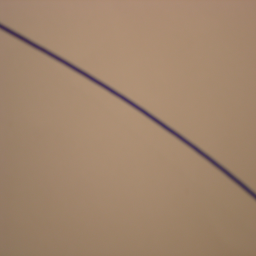
%> input picture Octave/Book/Codes/Chapter_3/3.3_RegressionConstraint/Line1.bmp, 256 x 256 px
$ octave ImageLine.m   (GNU Octave 9; MATLAB toolbox functions it lacks are replaced by stand-ins)
%> lines starting %> are read from the running program, lines starting %| are printed output that depends on the picture
### Octave/Book/Codes/Chapter_3/3.3_RegressionConstraint/RegressionConstraint.m

function [p,y_var,r] = RegressionConstraint(F,nn,weight)

% [p,y_var,r] = RegressionConstraint(F,nn)
% [p,y_var,r] = RegressionConstraint(F,nn,weight)
% regression with a constraint
%
% determine the parameters p_j  (j=1,2,...,m) such that the function
% f(x) = sum_(i=1,...,m) p_j*f_j(x) fits as good as possible to the
% given values y_i = f(x_i), subject to the constraint that the norm
% of the last nn components of p equals 1
%
% parameters
% F  n*m matrix with values of the basis functions at support points
%    in column j give the values of f_j at the points x_i  (i=1,2,...,n)
% nn number of components to use for constraint
% weight  n column vector of given weights
%
% return values
% p     m vector with the estimated values of the parameters
% y_var estimated variance of the error
% r     residual  sqrt(sum_i (y_i- f(x_i))^2))

if ((nargin < 2)||(nargin>=4))
  help RegressionConstraint
  error('wrong number of arguments in RegressionConstraint()');
end%if
[n,m] = size(F);
if (nargin==2)  % set uniform weights if not provided
  weight = ones(n,1);
end%if


[Q,R] = qr(diag(weight)*F,0);
R11 = R(1:m-nn,1:m-nn);
R12 = R(1:m-nn,m-nn+1:m);
R22 = R(m-nn+1:m,m-nn+1:m);
[u,l,v] = svd(R22);
p = [-R11\(R12*v(:,nn));v(:,nn)];

residual = F*p;                      % compute the residual vector
r = norm(diag(weight)*residual);     % and its norm
      % variance of the weighted y-errors
y_var = sum((residual.^2).*(weight.^4))/(n-m+nn);

### Octave/Book/Codes/Chapter_3/3.2_Regression/LinearRegression.m
## Copyright (C) 2007-2018 Andreas Stahel <Andreas.Stahel@bfh.ch>
##
## This program is free software; you can redistribute it and/or modify it under
## the terms of the GNU General Public License as published by the Free Software
## Foundation; either version 3 of the License, or (at your option) any later
## version.
##
## This program is distributed in the hope that it will be useful, but WITHOUT
## ANY WARRANTY; without even the implied warranty of MERCHANTABILITY or
## FITNESS FOR A PARTICULAR PURPOSE. See the GNU General Public License for more
## details.
##
## You should have received a copy of the GNU General Public License along with
## this program; if not, see <http://www.gnu.org/licenses/>.


## -*- texinfo -*-
## @deftypefn {Function File} {} LinearRegression (@var{F}, @var{y})
## @deftypefnx {Function File} {} LinearRegression (@var{F}, @var{y}, @var{w})
## @deftypefnx {Function File} {[@var{p}, @var{e_var}, @var{r}, @var{p_var}, @var{fit_var}] =} LinearRegression (@dots{})
##
##
## general linear regression
##
## determine the parameters p_j  (j=1,2,...,m) such that the function
## f(x) = sum_(j=1,...,m) p_j*f_j(x) is the best fit to the given values
## y_i by f(x_i) for i=1,...,n, i.e. minimize
## sum_(i=1,...,n)(y_i-sum_(j=1,...,m) p_j*f_j(x_i))^2 with respect to p_j
##
## parameters:
## @itemize
## @item @var{F} is an n*m matrix with the values of the basis functions at
## the support points. In column j give the values of f_j at the points
## x_i  (i=1,2,...,n)
## @item @var{y} is a column vector of length n with the given values
## @item @var{w} is a column vector of length n with the weights of
## the data points. 1/w_i is expected to be proportional to the
## estimated uncertainty in the y values. Then the weighted expression
## sum_(i=1,...,n)(w_i^2*(y_i-f(x_i))^2) is minimized.
## @end itemize
##
## return values:
## @itemize
## @item @var{p} is the vector of length m with the estimated values
## of the parameters
## @item @var{e_var} is the vector of estimated variances of the
## provided y values. If weights are provided, then the product
## e_var_i * w^2_i is assumed to be constant.
## @item @var{r} is the weighted norm of the residual
## @item @var{p_var} is the vector of estimated variances of the parameters p_j
## @item @var{fit_var} is the vector of the estimated variances of the
## fitted function values f(x_i)
## @end itemize
##
## To estimate the variance of the difference between future y values
## and fitted y values use the sum of @var{e_var} and @var{fit_var}
##
## Caution:
## do NOT request @var{fit_var} for large data sets, as a n by n matrix is
## generated
##
## @c Will be cut out in optims info file and replaced with the same
## @c refernces explicitely there, since references to core Octave
## @c functions are not automatically transformed from here to there.
## @c BEGIN_CUT_TEXINFO
## @seealso{ols,gls,regress,leasqr,nonlin_curvefit,polyfit,wpolyfit,expfit}
## @c END_CUT_TEXINFO
##  @end deftypefn

function [p, e_var, r, p_var, fit_var] = LinearRegression (F, y, weight)

  if (nargin < 2 || nargin >= 4)
    print_usage ();
  endif

  [rF, cF] = size (F);
  [ry, cy] = size (y);

  if (rF != ry || cy > 1)
    error ('LinearRegression: incorrect matrix dimensions');
  endif

  if (nargin == 2)  # set uniform weights if not provided
    weight = ones (size (y));
  else
    weight = weight(:);
  endif

  wF = diag (weight) * F;  # this is efficent with the diagonal matrix

  [Q, R] = qr (wF, 0);       # estimate the values of the parameters
  p = R \ (Q' * (weight .* y));

  ## Compute the residual vector and its weighted norm
  residual = F * p - y;
  r = norm (weight .* residual);

  weight2 = weight.^2;
  ## If the variance of data y is sigma^2 / weight.^2, var is an
  ## unbiased estimator of sigma^2
  var = residual.^2' * weight2 / (rF - cF);
  ## Estimated variance of data y
  e_var = var ./ weight2;

  ## Compute variance of parameters, only if requested
  if (nargout > 3)

    M = R \ (Q' * diag (weight));

    ## compute variance of the fitted values, only if requested
    if (nargout > 4)
      ## WARNING the nonsparse matrix M2 is of size rF by rF,
      ## where rF = number of data points
      M2 = (F * M).^2;
      fit_var =  M2 * e_var;  # variance of the function values
    endif

    p_var = M.^2 * e_var;  # variance of the parameters

  endif

endfunction

%!demo
%! n = 50;
%! x = sort (rand (n,1) * 5 - 1);
%! y = 1 + 0.05 * x + 0.1 * randn (size (x));
%! F = [ones(n, 1), x(:)];
%! [p, e_var, r, p_var, fit_var] = LinearRegression (F, y);
%! yFit = F * p;
%! figure ()
%! plot(x, y, '+b', x, yFit, '-g',...
%!      x, yFit + 1.96 * sqrt (e_var), '--r',...
%!      x, yFit + 1.96 * sqrt (fit_var), '--k',...
%!      x, yFit - 1.96 * sqrt (e_var), '--r',...
%!      x, yFit - 1.96 * sqrt (fit_var), '--k')
%! title ('straight line fit by linear regression')
%! legend ('data','fit','+/-95% y values','+/- 95% fitted values','location','northwest')
%! grid on

%!demo
%! n = 100;
%! x = sort (rand (n, 1) * 5 - 1);
%! y = 1 + 0.5 * sin (x) + 0.1 * randn (size (x));
%! F = [ones(n, 1), sin(x(:))];
%! [p, e_var, r, p_var, fit_var] = LinearRegression (F, y);
%! yFit = F * p;
%! figure ()
%! plot (x, y, '+b', x, yFit, '-g', x, yFit + 1.96 * sqrt (fit_var),
%!       '--r', x, yFit - 1.96 * sqrt (fit_var), '--r')
%! title ('y = p1 + p2 * sin (x) by linear regression')
%! legend ('data', 'fit', '+/-95% fitted values')
%! grid on

%!demo
%! n = 50;
%! x = sort (rand (n, 1) * 5 - 1);
%! y = 1 + 0.5 * x;
%! dy = 1 ./ y;  # constant relative error is assumed
%! y = y + 0.1 * randn (size (x)) .* y;  # straight line with relative size noise
%! F = [ones(n, 1), x(:)];
%! [p, e_var, r, p_var, fit_var] = LinearRegression (F, y, dy); # weighted regression
%! fitted_parameters_and_StdErr = [p, sqrt(p_var)]
%! yFit = F * p;
%! figure ()
%! plot(x, y, '+b', x, yFit, '-g',...
%!      x, yFit + 1.96 * sqrt (e_var), '--r',...
%!      x, yFit + 1.96 * sqrt (fit_var), '--k',...
%!      x, yFit - 1.96 * sqrt (e_var), '--r',...
%!      x, yFit - 1.96 * sqrt (fit_var), '--k')
%! title ('straight line by weighted linear regression')
%! legend ('data','fit','+/-95% y values','+/- 95% fitted values','location','northwest')
%! grid on

### Octave/Book/Codes/Chapter_3/3.3_RegressionConstraint/ImageLine.m
filename = "Line1.bmp";
aa = imread(filename,'bmp');
%> aa is the input picture: size 256x256x3 uint8; mean R, G, B 160.4, 132.8, 108.5
aa = rgb2gray(aa);
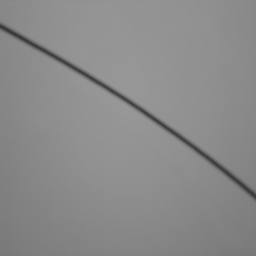
%> aa: size 256x256 uint8; min 53, max 152, mean 138.3
colormap(gray);
figure(1); imagesc(aa);

a = 255-aa(:);   a = a-min(min(a));

pos = find(a>(0.4*max(a))); % select the points to be considered
%> pos = 1608 values from 24 to 65481
a = double(a(pos));
%> a = 1608 values, max 99 at index 140, min 41 at index 22, mean 69.81
numberOfPoints = length(a)    % number of points to be considered
%> numberOfPoints = 1608

[xx,yy] = meshgrid(1:256,1:256);
x = xx(:); x = x(pos);  y = yy(:); y = y(pos);
%> after `x = x(pos)`: x = 1608 values from 1 to 256
%> after `y = y(pos)`: y = 1608 values, max 201 at index 1608, min 24 at index 1, mean 109.7
figure(2); plot3(x,y,a)
%> after `plot3(x,y,a)`:
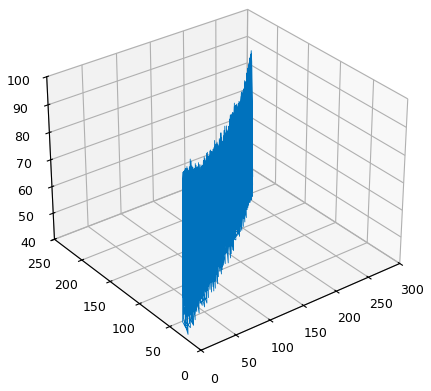
%> figure redrawn from the program's plot data

p = RegressionConstraint([ones(size(x)) x y],2,a)
%> in RegressionConstraint, `[Q,R] = qr(diag(weight)*F,0);`: Q = 1608 rows, first 12: [-0.0181 -0.0302 -0.0144; -0.0254 -0.0424 -0.0274; -0.032 -0.0534 -0.0436; -0.034 -0.0569 -0.0561; -0.0295 -0.0493 -0.057; -0.0222 -0.0371 -0.0493; -0.0156 -0.0261 -0.0391; -0.0149 -0.0248 -0.00909; -0.0212 -0.0351 -0.0189; -0.0288 -0.0478 -0.0339; -0.034 -0.0565 -0.0497; -0.033 -0.0547 -0.0575]; R = [-2878.4 -383425.1 -313515.2; 0 227779.9 151146.1; 0 0 -10145.1]
%> in RegressionConstraint, `R11 = R(1:m-nn,1:m-nn);`: R11 = -2878.4
%> in RegressionConstraint, `R12 = R(1:m-nn,m-nn+1:m);`: R12 = [-383425.1 -313515.2]
%> in RegressionConstraint, `R22 = R(m-nn+1:m,m-nn+1:m);`: R22 = [227779.9 151146.1; 0 -10145.1]
%> in RegressionConstraint, `[u,l,v] = svd(R22);`: u = [1 0.0205; -0.0205 1]; l = [273423.3 0; 0 8451.6]; v = [0.833 0.553; 0.553 -0.833]
%> in RegressionConstraint, `p = [-R11\(R12*v(:,nn));v(:,nn)];`: p = [17; 0.553; -0.833]
%> in RegressionConstraint, `residual = F*p;`: residual = 1608 values, max 5.65 at index 772, min -8.73 at index 1608, mean 0.0854
%> in RegressionConstraint, `r = norm(diag(weight)*residual);`: r = 8451.6
%> in RegressionConstraint, `y_var = sum((residual.^2).*(weight.^4))/(n-m+nn);`: y_var = 261587361

beta = pi/2 - atan2(p(3),p(2));
%> beta = 2.56
rotation = [cos(beta) -sin(beta);sin(beta) cos(beta)];
%> rotation = [-0.833 -0.553; 0.553 -0.833]
newcoord = rotation*[x';y'];
%> newcoord = 1608 columns, first 8: [-14.12 -14.67 -15.22 -15.78 -16.33 -16.88 -17.44 -14.95; -19.44 -20.27 -21.1 -21.93 -22.77 -23.6 -24.43 -18.88]
xn = newcoord(1,:)';  yn = newcoord(2,:)';
%> after `xn = newcoord(1,:)'`: xn = 1608 values, max -14.12 at index 1, min -324.5 at index 1608, mean -172.7
%> after `yn = newcoord(2,:)'`: yn = 1608 values, max -11.35 at index 772, min -25.73 at index 1608, mean -16.91
[p2,d_var,r,p2_var] = LinearRegression([ones(size(x)) xn],yn,a);
%> in LinearRegression, `[ry, cy] = size (y);`: ry = 1608; cy = 1
%> in LinearRegression, `weight = weight(:);`: weight has the same summary as a outside LinearRegression
%> in LinearRegression, `wF = diag (weight) * F;  # this is efficent with the diagonal matrix`: wF = 1608 rows, first 12: [52 -734; 73 -1070.8; 92 -1400.4; 98 -1546; 85 -1388; 64 -1080.5; 45 -784.6; 43 -642.8; 61 -945.6; 83 -1332.6; 98 -1627.6; 95 -1630.4]
%> in LinearRegression, `[Q, R] = qr (wF, 0);       # estimate the values of the parameters`: Q = 1608 rows, first 12: [-0.0181 -0.0299; -0.0254 -0.0418; -0.032 -0.0525; -0.034 -0.0557; -0.0295 -0.0482; -0.0222 -0.0361; -0.0156 -0.0253; -0.0149 -0.0246; -0.0212 -0.0347; -0.0288 -0.0471; -0.034 -0.0554; -0.033 -0.0535]; R = [-2878.4 492862.2; 0 -273423.3]
%> in LinearRegression, `p = R \ (Q' * (weight .* y));`: p = [-17; -1.1e-15]
%> in LinearRegression, `residual = F * p - y;`: residual = 1608 values, max 8.73 at index 1608, min -5.65 at index 772, mean -0.0854
%> in LinearRegression, `weight2 = weight.^2;`: weight2 = 1608 values, max 9801 at index 140, min 1681 at index 22, mean 5152.3
%> in LinearRegression, `var = residual.^2' * weight2 / (rF - cF);`: var = 44476.3
%> in LinearRegression, `e_var = var ./ weight2;`: e_var = 1608 values, max 26.46 at index 22, min 4.54 at index 140, mean 11.11
%> in LinearRegression, `M = R \ (Q' * diag (weight));`: M = 1608 columns, first 8: [0.0013 0.00255 0.00405 0.00458 0.00344 0.00194 0.000958 0.000885; 5.68e-06 1.12e-05 1.77e-05 2e-05 1.5e-05 8.46e-06 4.17e-06 3.87e-06]
%> in LinearRegression, `p_var = M.^2 * e_var;  # variance of the parameters`: p_var = [0.0228; 5.95e-07]
parameters = p2'
%> parameters = [-17 -1.1e-15]
paramaterVariance = sqrt(p2_var')
%> paramaterVariance = [0.151 0.000771]

$ run again, with Octave/Book/Codes/Chapter_3/3.3_RegressionConstraint/Line2.bmp copied over Octave/Book/Codes/Chapter_3/3.3_RegressionConstraint/Line1.bmp
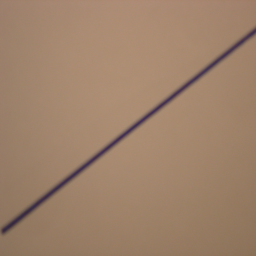
%> input picture Octave/Book/Codes/Chapter_3/3.3_RegressionConstraint/Line2.bmp, 256 x 256 px
%> aa is the input picture: size 256x256x3 uint8; mean R, G, B 158.6, 129.8, 106.2
%> `aa = rgb2gray(aa);`:
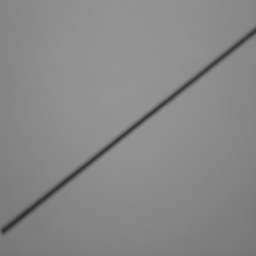
%> aa: size 256x256 uint8; min 47, max 150, mean 135.7
%> pos = 1930 values from 229 to 65315
%> a = 1930 values, max 103 at index 41, min 42 at index 34, mean 71.38
%> numberOfPoints = 1930
%> x = 1930 values from 1 to 256
%> y = 1930 values, max 236 at index 34, min 28 at index 1923, mean 139.5
%> `plot3(x,y,a)`:
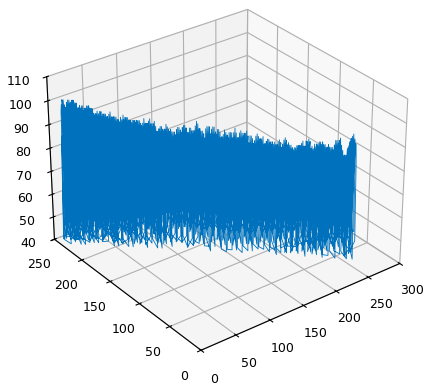
%> figure redrawn from the program's plot data
%> in RegressionConstraint, `[Q,R] = qr(diag(weight)*F,0);`: Q = 1930 rows, first 12: [-0.0136 -0.0204 -0.0354; -0.0149 -0.0223 -0.0304; -0.0155 -0.0232 -0.0231; -0.0158 -0.0237 -0.0148; -0.0146 -0.0218 -0.00556; -0.0133 -0.0199 0.00229; -0.0146 -0.0216 -0.0395; -0.017 -0.0253 -0.0368; -0.0198 -0.0294 -0.0318; -0.0211 -0.0313 -0.0221; -0.0204 -0.0304 -0.0101; -0.0189 -0.0281 0.00109]; R = [-3227.9 -376444.2 -458099.4; 0 249244.7 -197822.6; 0 0 5828.7]
%> R11 = -3227.9
%> R12 = [-376444.2 -458099.4]
%> R22 = [249244.7 -197822.6; 0 5828.7]
%> u = [1 0.0114; -0.0114 1]; l = [318229.2 0; 0 4565.2]; v = [0.783 0.622; -0.622 0.783]
%> in RegressionConstraint, `p = [-R11\(R12*v(:,nn));v(:,nn)];`: p = [-183.7; 0.622; 0.783]
%> in RegressionConstraint, `residual = F*p;`: residual = 1930 values, max 4.39 at index 145, min -4.34 at index 35, mean -0.00825
%> r = 4565.2
%> y_var = 44244732
%> beta = 0.671
%> rotation = [0.783 -0.622; 0.622 0.783]
%> newcoord = 1930 columns, first 8: [-141.6 -142.2 -142.9 -143.5 -144.1 -144.7 -140.2 -140.8; 180 180.8 181.5 182.3 183.1 183.9 179.8 180.6]
%> xn = 1930 values, max 183.1 at index 1923, min -144.7 at index 6, mean 6.95
%> yn = 1930 values, max 188.1 at index 145, min 179.3 at index 35, mean 183.7
%> ry = 1930; cy = 1
%> weight has the same summary as a outside LinearRegression
%> wF = 1930 rows, first 12: [44 -6230.8; 48 -6827.1; 50 -7142.7; 51 -7317.2; 47 -6772.6; 43 -6222.9; 47 -6589.6; 55 -7745.5; 64 -9052.7; 68 -9660.8; 66 -9417.7; 61 -8742.1]
%> in LinearRegression, `[Q, R] = qr (wF, 0);       # estimate the values of the parameters`: Q = 1930 rows, first 12: [-0.0136 -0.02; -0.0149 -0.0219; -0.0155 -0.0229; -0.0158 -0.0235; -0.0146 -0.0217; -0.0133 -0.02; -0.0146 -0.0212; -0.017 -0.0249; -0.0198 -0.0291; -0.0211 -0.031; -0.0204 -0.0302; -0.0189 -0.0281]; R = [-3227.9 -9973.1; 0 318229.2]
%> in LinearRegression, `p = R \ (Q' * (weight .* y));`: p = [183.7; -6.37e-16]
%> in LinearRegression, `residual = F * p - y;`: residual = 1930 values, max 4.34 at index 35, min -4.39 at index 145, mean 0.00825
%> weight2 = 1930 values, max 10609 at index 41, min 1764 at index 34, mean 5398.5
%> var = 10809.6
%> e_var = 1930 values, max 6.13 at index 34, min 1.02 at index 41, mean 2.6
%> M = 1930 columns, first 8: [0.000194 0.000231 0.000251 0.000261 0.000222 0.000186 0.000222 0.000304; -2.77e-06 -3.31e-06 -3.6e-06 -3.76e-06 -3.21e-06 -2.7e-06 -3.13e-06 -4.3e-06]
%> p_var = [0.00104; 1.07e-07]
%> parameters = [183.7 -6.37e-16]
%> paramaterVariance = [0.0322 0.000327]
